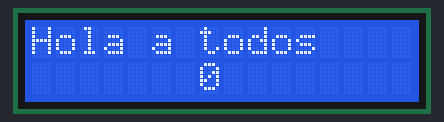
The sketch below on a simulated Arduino Uno, built with avr-gcc and run on an emulated ATmega328P. On the bench: 16×2 character LCD.

Above: at 0.1 s.
At 4.1 s:
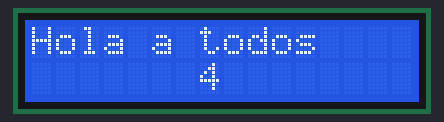
At 9.1 s:
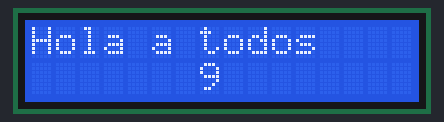
At 19.1 s:
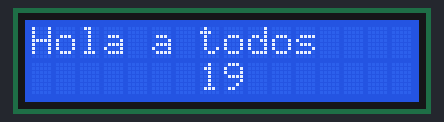
At 29.1 s:
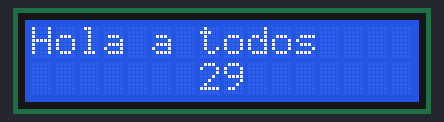
At 39.1 s:
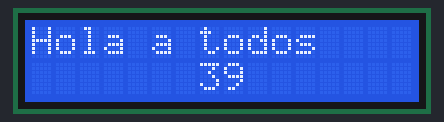

Measured:
- what the display in image 1 shows lasts 1.0 s, from 4.0 s to 5.0 s

The sketch:

LCD_1.ino
```cpp
#include <LiquidCrystal.h>
LiquidCrystal lcd(7,8,9,10,11,12);
/* lcd--> Nombre del objeto LiquidCrystal pin arduino 7 --> RS (pin 4 LCD)
pin arduino 8 --> EN (pin 6 LCD)
pin arduino 9 --> D4 (pin 11 LCD)
pin arduino 10 --> D5 (pin 12 LCD)
pin arduino 11 --> D6 (pin 13 LCD)
pin arduino 12 --> D7 (pin 14 LCD)
RW --> GND (PIN 5 LCD)*/
void setup() {
lcd.begin(16,2);
lcd.print("Hola a todos");
}
void loop() {
// put your main code here, to run repeatedly:
lcd.setCursor(7, 1); /*lcd.setCursor(columna, fila) --> columna 7 desplazo el tiempo al centro de la pantalla, la fila 1 es la de abajo*/
lcd.print(millis() / 1000); /* millis es el Tiempo (ms) desde que arranca el arduino si lo divido entre mil consigo un contador de segundos */
}
```
